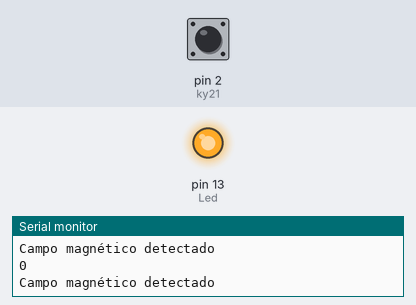
Bench run of a sketch on a simulated Arduino Uno, built with avr-gcc and run on an emulated ATmega328P. Parts: output pins drawn as LEDs (lit = HIGH), the last lines printed to the serial monitor. Dashed ring = blinking. Inputs (shaded band) come from the test bench; at power-on: pin 2 (ky21) LOW.

Above: at 1.2 s.
1.3 s: pin 2 (ky21) driven HIGH
At 2.5 s:
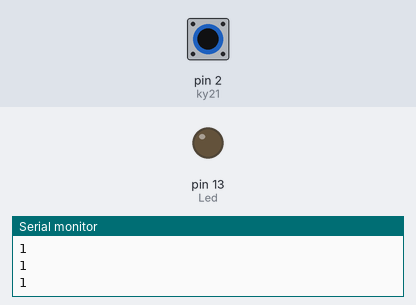
2.8 s: pin 2 (ky21) driven LOW
At 4.0 s:
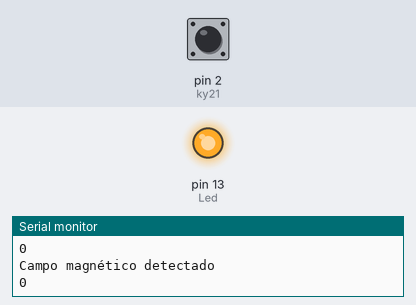
4.3 s: pin 2 (ky21) pulsed HIGH 2 times (0.12 s each, 0.3 s apart)
At 4.52 s:
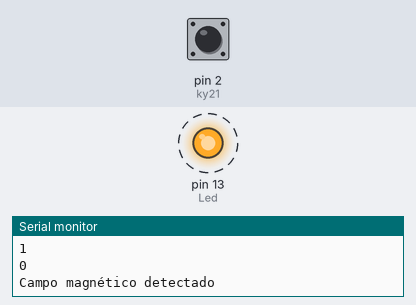
7.9 s: pin 2 (ky21) pulsed HIGH 5 times (0.12 s each, 0.3 s apart)
At 9.8 s:
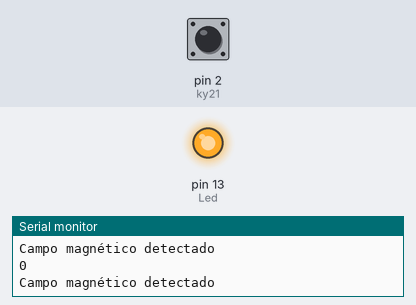
Timing chart, 0 to 11.3 s (numbered marks = the images above; inputs shaded):
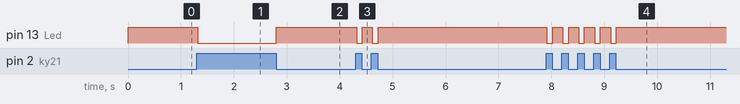

Measured:
- after the input at 1.3 s, pin 13 (Led): HIGH → LOW at once
- after the input at 2.8 s, pin 13 (Led): LOW → HIGH at once
- after the input at 4.3 s, pin 13 (Led): alternates HIGH for 0.19 s and LOW for 0.11 s, 4 changes in all, then stays HIGH, starting at once
- after the input at 7.9 s, pin 13 (Led): alternates HIGH for 0.19 s and LOW for 0.11 s, 10 changes in all, then stays HIGH, starting at once

The sketch:

KY-021.ino
```cpp
/*
  Derechos de autor © UNIT Electronics
  Este codigo se proporciona "tal cual", sin garantías de ningún tipo.

  Para más información, visita nuestro blog:
  https://blog.uelectronics.com/tarjetas-desarrollo/comparacion-entre-interruptores-magneticos-ky-021-ky-025ky-024-y-ky-35/
*/

int Led = 13;             // Define el pin 13 de la tarjeta UNO R3 para el LED
int ky21 = 2;             // Define el pin 2 digital para el sensor magnético KY-021
int interruptor;          // Variable 'interruptor' para guardar el dato del KY-021

void setup() {
  Serial.begin(9600);       // Inicializa el puerto serial a 9600 baudios
  pinMode(Led, OUTPUT);     // Declara el pin 13 como salida
  pinMode(ky21, INPUT);     // Declara el pin 2 (KY-021) como entrada
}

void loop() {
  interruptor = digitalRead(ky21);  // Lee el estado del KY-021 y asigna el valor a 'interruptor'
  Serial.println(interruptor);      // Imprime el valor leído por el KY-021 en el Monitor Serial
                                    // Se comprobó que en estado de reposo el sensor arroja un 1 lógico
  if (interruptor == HIGH) {        // Si el valor es alto (1), apaga el LED
    digitalWrite(Led, LOW);
  } else {                          // De lo contrario, si detecta un imán (valor bajo, 0)
    digitalWrite(Led, HIGH);        // Enciende el LED
    Serial.println("Campo magnético detectado");  // Imprime mensaje en el Monitor Serial
  }
}
```
